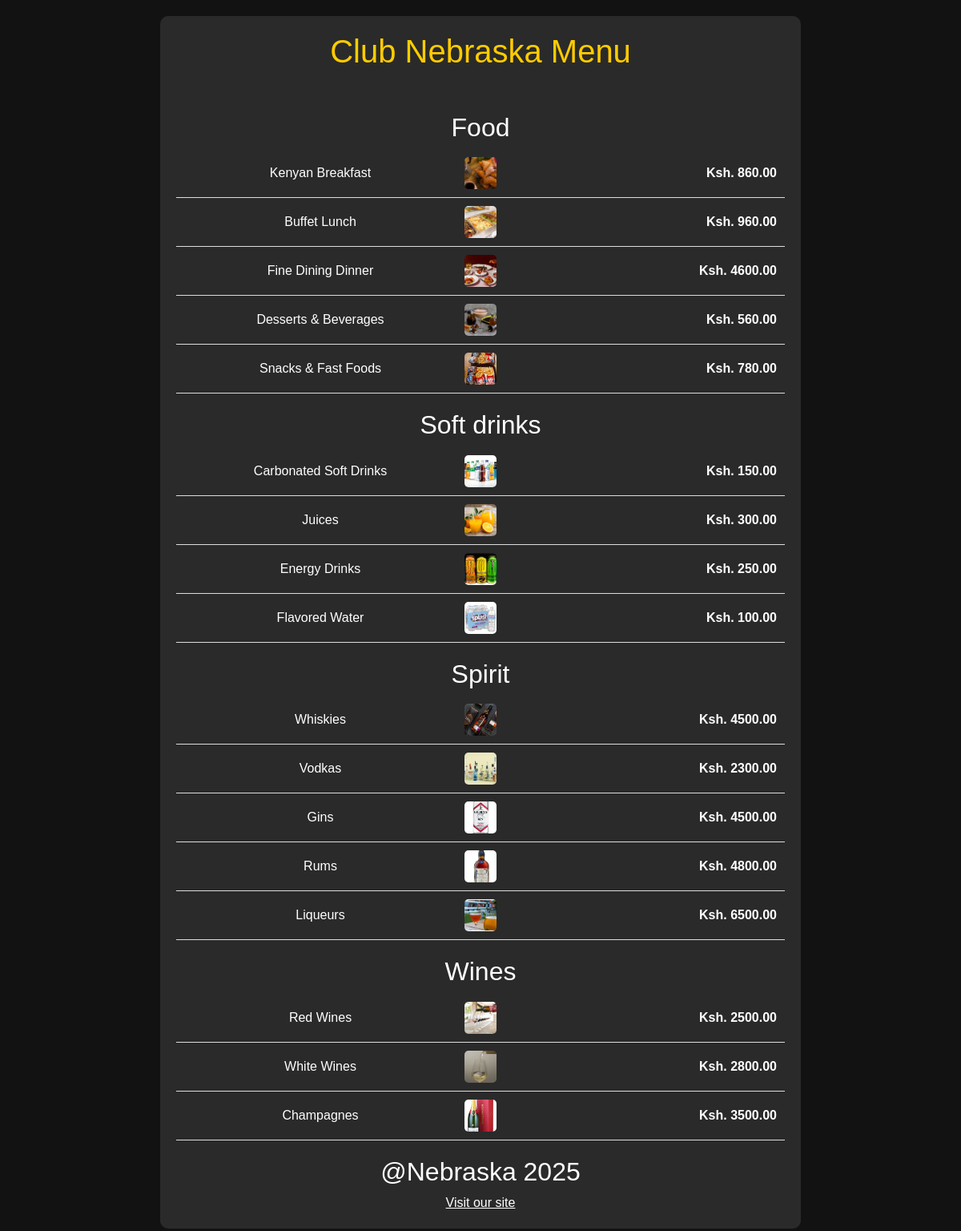
Screenshot of /menu_view with the database file from the repository.
### neb/models.py (models this page shows, shortened)
class MenuCategory(models.Model):
    name = models.CharField(max_length=100, unique=True)

class MenuItem(models.Model):
    name = models.CharField(max_length=100)
    price = models.DecimalField(max_digits=6, decimal_places=2)
    description = models.TextField()
    category = models.ForeignKey(MenuCategory, on_delete=models.CASCADE, related_name='items')
    image = models.ImageField(upload_to='images/Menu Items', default='images/Menu Items/default.jpg')

### neb/views.py (the view)
# urls.py: path('menu_view', views.menu_view, name='menu_view'),
def menu_view(request):
    categories = MenuCategory.objects.prefetch_related('items').all()
    return render(request, 'qr code/menu.html', {'categories': categories})

### neb/templates/qr code/menu.html (shortened to what this page needs)
<!DOCTYPE html>
<html lang="en">
<head>
    <link href="https://cdn.jsdelivr.net/npm/bootstrap@5.3.0/dist/css/bootstrap.min.css" rel="stylesheet">
</head>
<body>
<div class="menu">
    <h1>Club Nebraska Menu</h1>
    <div class="marquee">
        <span style="color: yellow">Tap the item to make an order 🍹🎶</span>
    </div>
    {% for category in categories %}
        <div class="menu-section">
            <h2>{{ category.name }}</h2>
            {% for item in category.items.all %}
                <div class="menu-item">
                    <span>{{ item.name }}</span>
                    <img src="{{ item.image.url }}" alt="{{ item.name }}">
                    <span>Ksh. {{ item.price }}</span>
                </div>
            {% endfor %}
        </div>
    {% endfor %}
    <div class="qr-code">
        <h2>@Nebraska 2025</h2>
        <a href="/" style="color: white">Visit our site</a>
    </div>
</div>
</body>
</html>

### neb/templates/qr code/menu.html (style rules this page uses)
body { background-color: #121212; color: white; font-family: Arial, sans-serif; text-align: center; padding: 20px; }
.menu { max-width: 800px; margin: auto; background: rgba(255, 255, 255, 0.1); padding: 20px; border-radius: 10px; }
.menu h1 { color: #ffcc00; }
.menu-section { margin: 20px 0; }
.menu-item { display: flex; align-items: center; justify-content: space-between; padding: 10px; border-bottom: 1px solid #555; }
.menu-item img { width: 50px; height: 50px; border-radius: 5px; }
.qr-code { margin-top: 20px; }
.menu-item { display: flex; align-items: center; justify-content: space-between; padding: 10px; border-bottom: 1px solid #ddd; gap: 10px; flex-wrap: nowrap; }
.menu-item span { flex: 1; white-space: nowrap; overflow: hidden; text-overflow: ellipsis; }
.menu-item img { width: 40px; height: 40px; object-fit: cover; flex-shrink: 0; }
.menu-item span:last-child { text-align: right; font-weight: bold; min-width: 50px; }
.marquee { white-space: nowrap; overflow: hidden; display: block; width: 100%; }
.marquee span { display: inline-block; padding-left: 100%; animation: marquee 10s linear infinite; }

### rows the page displays
MenuCategory: name "Food"
MenuItem: name "Kenyan Breakfast", image (picture), price "860.00"
MenuItem: name "Buffet Lunch", image (picture), price "960.00"
MenuItem: name "Fine Dining Dinner", image (picture), price "4600.00"
MenuItem: name "Desserts & Beverages", image (picture), price "560.00"
MenuItem: name "Snacks & Fast Foods", image (picture), price "780.00"
MenuCategory: name "Soft drinks"
MenuItem: name "Carbonated Soft Drinks", image (picture), price "150.00"
MenuItem: name "Juices", image (picture), price "300.00"
MenuItem: name "Energy Drinks", image (picture), price "250.00"
MenuItem: name "Flavored Water", image (picture), price "100.00"
MenuCategory: name "Spirit"
MenuItem: name "Whiskies", image (picture), price "4500.00"
MenuItem: name "Vodkas", image (picture), price "2300.00"
MenuItem: name "Gins", image (picture), price "4500.00"
MenuItem: name "Rums", image (picture), price "4800.00"
MenuItem: name "Liqueurs", image (picture), price "6500.00"
MenuCategory: name "Wines"
MenuItem: name "Red Wines", image (picture), price "2500.00"
MenuItem: name "White Wines", image (picture), price "2800.00"
MenuItem: name "Champagnes", image (picture), price "3500.00"
